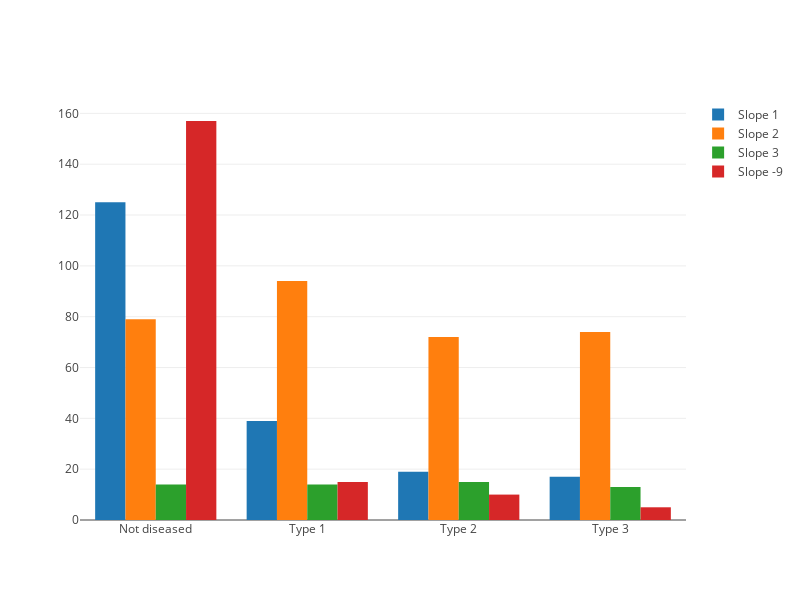

This figure's notebook cell:
### Code cell
iplot(figure)

### Figure 1 — Plotly figure (JSON) as saved in the notebook; plotly's stock layout.template omitted (floating-point values rounded to 4 significant figures)
{"data": [{"name": "Slope 1", "type": "bar", "x": ["Not diseased", "Type 1", "Type 2", "Type 3"], "y": [125, 39, 19, 17, 3]}, {"name": "Slope 2", "type": "bar", "x": ["Not diseased", "Type 1", "Type 2", "Type 3"], "y": [79, 94, 72, 74, 26]}, {"name": "Slope 3", "type": "bar", "x": ["Not diseased", "Type 1", "Type 2", "Type 3"], "y": [14, 14, 15, 13, 7]}, {"name": "Slope -9", "type": "bar", "x": ["Not diseased", "Type 1", "Type 2", "Type 3"], "y": [157, 15, 10, 5, 3]}], "layout": {"autosize": false, "barmode": "group", "height": 600, "width": 800}}
